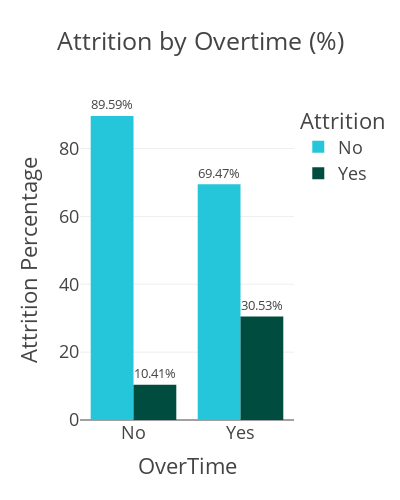

The notebook cell this image was saved under:
### Code cell
overtime_attrition = HR_Analytics_df.groupby(['OverTime', 'Attrition']).size().reset_index(name='count')
total_per_ot = overtime_attrition.groupby('OverTime')['count'].transform('sum')
overtime_attrition['percentage'] = round((overtime_attrition['count'] / total_per_ot) * 100, 2)

fig = px.bar(overtime_attrition,
             x='OverTime',
             y='percentage',
             color='Attrition',
             title='Attrition by Overtime (%)',
             color_discrete_sequence=["#26c6da", "#004d40"],
             barmode='group',
             text='percentage',
             width=400,
             height=500)

fig.update_layout(template="presentation",
                  xaxis_title='OverTime',
                  yaxis_title='Attrition Percentage',
                  legend_title=dict(text='Attrition'),
                  paper_bgcolor="rgba(0,0,0,0)",
                  plot_bgcolor="rgba(0,0,0,0)")

fig.update_traces(texttemplate='%{text:.2f}%', textposition='outside')
fig.show()

fig.write_image(os.path.join(results_dir, 'attrition_by_overtime.jpg'))
fig.write_image(os.path.join(results_dir, 'attrition_by_overtime.png'))
fig.write_html(os.path.join(results_dir, 'attrition_by_overtime.html'))

### Figure 1 — Plotly figure (JSON) as saved in the notebook; plotly's stock layout.template omitted (floating-point values rounded to 4 significant figures)
{"data": [{"alignmentgroup": "True", "hovertemplate": "Attrition=No<br>OverTime=%{x}<br>percentage=%{text}<extra></extra>", "legendgroup": "No", "marker": {"color": "#26c6da", "pattern": {"shape": ""}}, "name": "No", "offsetgroup": "No", "orientation": "v", "showlegend": true, "text": [89.59, 69.47], "textposition": "outside", "texttemplate": "%{text:.2f}%", "type": "bar", "x": ["No", "Yes"], "xaxis": "x", "y": [89.59, 69.47], "yaxis": "y"}, {"alignmentgroup": "True", "hovertemplate": "Attrition=Yes<br>OverTime=%{x}<br>percentage=%{text}<extra></extra>", "legendgroup": "Yes", "marker": {"color": "#004d40", "pattern": {"shape": ""}}, "name": "Yes", "offsetgroup": "Yes", "orientation": "v", "showlegend": true, "text": [10.41, 30.53], "textposition": "outside", "texttemplate": "%{text:.2f}%", "type": "bar", "x": ["No", "Yes"], "xaxis": "x", "y": [10.41, 30.53], "yaxis": "y"}], "layout": {"barmode": "group", "height": 500, "legend": {"title": {"text": "Attrition"}, "tracegroupgap": 0}, "paper_bgcolor": "rgba(0, 0, 0, 0)", "plot_bgcolor": "rgba(0, 0, 0, 0)", "title": {"text": "Attrition by Overtime (%)"}, "width": 400, "xaxis": {"anchor": "y", "autorange": true, "domain": [0, 1], "range": [-0.5, 1.5], "title": {"text": "OverTime"}, "type": "category"}, "yaxis": {"anchor": "x", "autorange": true, "domain": [0, 1], "range": [0, 94.31], "title": {"text": "Attrition Percentage"}, "type": "linear"}}}
